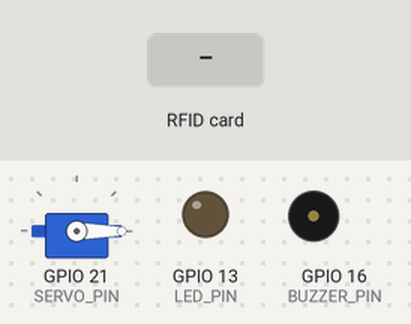
Bench run of a sketch on a simulated ESP32. Parts: servo, output pins drawn as LEDs (lit = HIGH), buzzer (waves = sounding, pin HIGH). Wiring (inferred from the names in the program): IR receiver: data GPIO 14. The test bench sets the inputs (shaded band). WiFi joins after 1.5 s; servers stay silent unless stated; web services answer with replies made up by the test bench; what the sketch prints to the serial monitor is not drawn.

Above: at 2.7 s.
2.8 s: RFID card 5E 7A 19 C4 held to the reader
At 2.91 s:
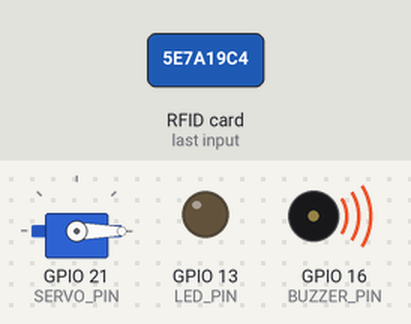
5.8 s: RFID card 03 44 A2 15 held to the reader
At 6.8 s:
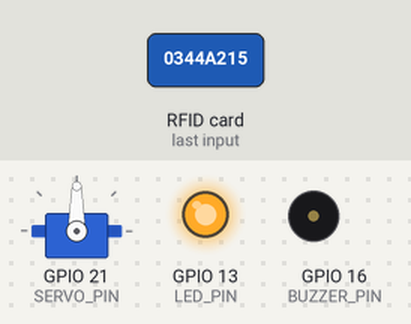
Timing chart, 0 to 12.3 s (numbered marks = the images above; inputs shaded):
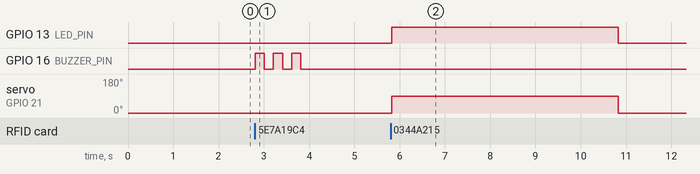

Measured:
- after the input at 2.8 s, GPIO 16 (BUZZER_PIN): alternates HIGH for 0.20 s and LOW for 0.20 s, 6 changes in all, then stays LOW, starting at once
- after the input at 5.8 s, GPIO 13 (LED_PIN): LOW → HIGH at once, → LOW 5.0 s later; servo on GPIO 21 (SERVO_PIN): 0° → 90° at once, → 0° 5.0 s later

The sketch:

sketch.ino
```cpp
#include <SPI.h>
#include <MFRC522.h>
#include <ESP32Servo.h>
#include <WiFi.h>
#include <HTTPClient.h>

// --- بيانات الشبكة ---
const char* ssid = "Amjad Salim";
const char* password = "3qazZAQ3";

// --- بيانات تلجرام ---
String botToken = "*****************************************";
String chatID   = "561135817";  // Chat ID حقك

// --- PIN تعريفات ---
#define SS_PIN    5
#define RST_PIN   22
#define LED_PIN   13
#define BUZZER_PIN 16
#define IR_PIN    14
#define SERVO_PIN 21

MFRC522 mfrc522(SS_PIN, RST_PIN);
Servo gateServo;

// --- UID البطاقة المسموح بها ---
byte allowedUID[4] = {0x03, 0x44, 0xA2, 0x15};

// --- إعداد ---
void setup() {
  Serial.begin(115200);


  mfrc522.PCD_Init();

  pinMode(LED_PIN, OUTPUT);
  pinMode(BUZZER_PIN, OUTPUT);
  pinMode(IR_PIN, INPUT);

  gateServo.attach(SERVO_PIN);
  gateServo.write(0);

  WiFi.begin(ssid, password);
  Serial.print("الاتصال بالشبكة...");
  while (WiFi.status() != WL_CONNECTED) {
    delay(500);
    Serial.print(".");
  }
  Serial.println("✅ متصل بالواي فاي");
}

// --- دوال مساعدة ---
bool checkUID(byte *uid) {
  for (byte i = 0; i < 4; i++) {
    if (uid[i] != allowedUID[i]) return false;
  }
  return true;
}

void openGate() {
  gateServo.write(90);
  digitalWrite(LED_PIN, HIGH);
  delay(5000);
  gateServo.write(0);
  digitalWrite(LED_PIN, LOW);
}

void denyAccess() {
  for (int i = 0; i < 3; i++) {
    digitalWrite(BUZZER_PIN, 1);
    delay(200);
    digitalWrite(BUZZER_PIN, 0);
    delay(200);
  }
}

// --- دالة ترميز النصوص (URL Encode) ---
String urlEncode(String str) {
  String encoded = "";
  char c;
  char buf[4];
  for (int i = 0; i < str.length(); i++) {
    c = str.charAt(i);
    if (isalnum(c)) {
      encoded += c;
    } else {
      sprintf(buf, "%%%02X", (unsigned char)c);
      encoded += buf;
    }
  }
  return encoded;
}

// --- دالة إرسال إشعار تلجرام ---
void sendTelegram(String message) {
  if (WiFi.status() == WL_CONNECTED) {
    HTTPClient http;
    String url = "https://api.telegram.org/bot" + botToken +
                 "/sendMessage?chat_id=" + chatID +
                 "&text=" + urlEncode(message);
    http.begin(url);
    http.setFollowRedirects(HTTPC_STRICT_FOLLOW_REDIRECTS);
    int httpCode = http.GET();
    if (httpCode > 0) {
      String payload = http.getString();
      Serial.println("Response: " + payload);
    } else {
      Serial.println("❌ فشل إرسال إشعار تلجرام, الكود: " + String(httpCode));
    }
    http.end();
  }
}

// --- الحلقة الرئيسية ---
void loop() {
  if (digitalRead(IR_PIN) == LOW) {
    Serial.println("🚨 جسم أمام البوابة بدون بطاقة!");
    denyAccess();
    sendTelegram("🚨 محاولة دخول بدون بطاقة!");
  }

  if (!mfrc522.PICC_IsNewCardPresent()) return;
  if (!mfrc522.PICC_ReadCardSerial()) return;

  String uidStr = "";
  for (byte i = 0; i < mfrc522.uid.size; i++) {
    uidStr += String(mfrc522.uid.uidByte[i], HEX);
  }

  if (checkUID(mfrc522.uid.uidByte)) {
    Serial.println("✅ بطاقة صحيحة - فتح البوابة");
    openGate();
    sendTelegram("✅ بطاقة صحيحة - UID: " + uidStr);
  } else {
    Serial.println("❌ بطاقة غير صحيحة");
    denyAccess();
    sendTelegram("❌ بطاقة خاطئة - UID: " + uidStr);
  }

  mfrc522.PICC_HaltA();
  mfrc522.PCD_StopCrypto1();
}
```
